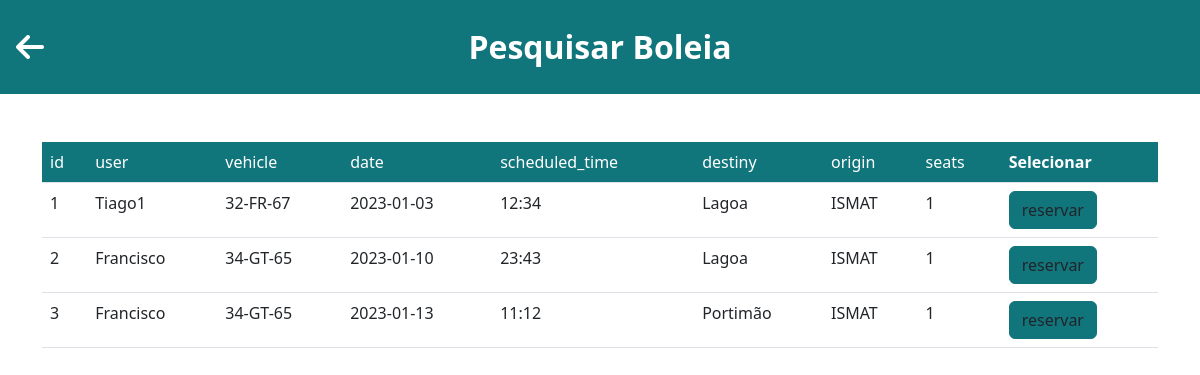
/boleia, run on an earlier commit of the app's database.
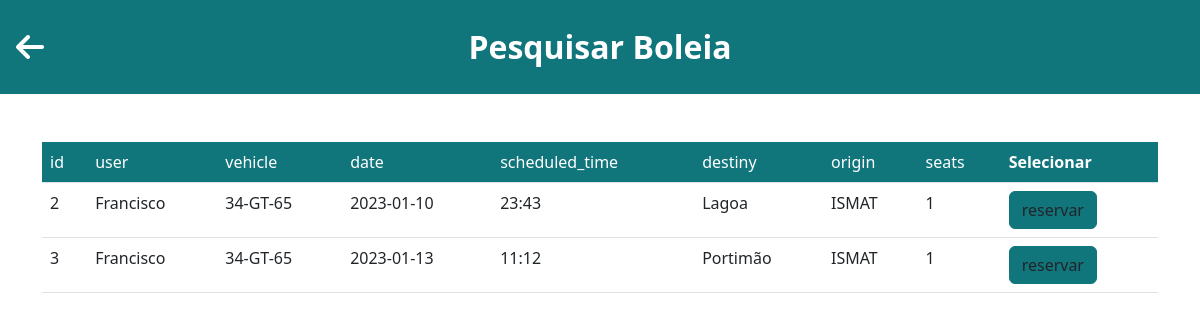
And on a later commit of the database.
### models.py (models this page shows, shortened)
class User(db.Model, UserMixin):
	__tablename__ = 'user'
	id = db.Column(db.Integer, primary_key=True)
	name = db.Column(db.String(80), unique=True, nullable=False)
	student_number = db.Column(db.String(9), unique=True, nullable=False)
	phone_number = db.Column(db.Integer(), nullable=False)
	password = db.Column(db.Unicode(30), nullable=False)
	gender = db.Column(db.String(10), nullable=False)
	registration_date = db.Column(db.DateTime, default=datetime.now)
	last_login_date = db.Column(db.DateTime, default=datetime.now)
	active = db.Column(db.Boolean())

class Vehicle(db.Model):
	__tablename__ = 'vehicle'
	id = db.Column(db.Integer, primary_key=True)
	owner_id = db.Column('owner_id', db.ForeignKey('user.id'), nullable=False)
	owner = db.relationship('User', backref='vehicle')
	license_plate = db.Column(db.String(8), unique=True, nullable=False)
	color = db.Column(db.String(20), nullable=False)
	number_of_seats = db.Column(db.Integer(), nullable=False)
	vehicle_specs = db.Column(db.String(200), nullable=True)
	is_deleted = db.Column(db.Boolean, default=False)
	createdAt = db.Column(db.DateTime, default=datetime.now)
	updatedAt = db.Column(db.DateTime, default=datetime.now)

class Ride(db.Model):
	__tablename__ = 'ride'
	__table_args__ = (db.UniqueConstraint('user_id', 'vehicle_id', 'ride_date'),)
	id = db.Column(db.Integer, primary_key=True)
	user_id = db.Column('user_id', db.ForeignKey('user.id'), nullable=False)
	user = db.relationship('User', backref='ride')
	vehicle_id = db.Column('vehicle_id', db.ForeignKey('vehicle.id'), nullable=False)
	vehicle = db.relationship('Vehicle', backref='ride')
	ride_date = db.Column(db.String(9), nullable=False)
	ride_scheduled_time = db.Column(db.String(5), nullable=False)
	local_destiny = db.Column(db.String(40), nullable=False)
	local_origin = db.Column(db.String(40), nullable=False)
	number_of_available_seats = db.Column(db.Integer(), nullable=False)
	createdAt = db.Column(db.DateTime, default=datetime.now)
	updatedAt = db.Column(db.DateTime, default=datetime.now)

### rideandreservation/__init__.py (the view)
@rideandreservation.route('/boleia', methods=['GET', 'POST'])
def ride():
    activeUser = current_user
    if activeUser.is_authenticated:
        print("Noice")
    else:
        print("Not Noice")
    print()
    ridelist = []
    getRideData = db.session.query(Ride).all()
    for ride in getRideData:
        vehicle = db.session.query(Vehicle).filter(Vehicle.id == ride.vehicle_id).first()
        user = db.session.query(User).filter(User.id == ride.user_id).first()
        ridelist.append([(ride.id),(user.name),(vehicle.license_plate),(ride.ride_date),(ride.ride_scheduled_time),(ride.local_destiny),(ride.local_origin),(ride.number_of_available_seats)])
    return render_template("pesquisa.html",getRideData=ridelist)

### templates/pesquisa.html (shortened to what this page needs)
<!DOCTYPE html>
<html lang="eng">
    <head>
        <link href="https://cdn.jsdelivr.net/npm/bootstrap@5.2.3/dist/css/bootstrap.min.css" rel="stylesheet">
        <link rel="stylesheet" href="{{url_for('static', filename='css/boleia.css')}}">
        <link rel="stylesheet" href="https://cdnjs.cloudflare.com/ajax/libs/font-awesome/6.2.1/css/all.min.css">
        <link rel="stylesheet" type="text/css" href="https://cdn.datatables.net/1.13.1/css/jquery.dataTables.css">
        <link rel="stylesheet" type="text/css" href="https://cdn.datatables.net/responsive/2.1.1/css/responsive.bootstrap.min.css" />
        <link rel="stylesheet" href="https://cdnjs.cloudflare.com/ajax/libs/datatables.net-select-dt/1.5.0/select.dataTables.css" />
        <link rel="stylesheet" href="https://cdnjs.cloudflare.com/ajax/libs/datatables.net-searchpanes-bs/2.1.0/searchPanes.bootstrap.css" />
        <link rel="stylesheet" href="https://cdnjs.cloudflare.com/ajax/libs/datatables.net-buttons-bs/2.3.2/buttons.bootstrap.css" />
    </head>
    <body>
        <header class="p-3 mb-5 bg-primary" id="mrs">
            <div class="row align-items-center">
                <div class="col-2" >
                    <a id="seta">
                        <i class="fa fa-2xl fa-arrow-left text-white" onclick="HomePage()"></i>
                    </a>
                </div>
                <div class="col-8" >
                    <div class="m-2 d-flex justify-content-center " >
                        <h2 class="my-1 fw-bold text-white">Pesquisar Boleia</h2>
                    </div>
                </div>
            </div>
        </header>
    <div class="container-md" id="table">
        <div class="table-responsive">
        <table class="table display nowrap" id="tabela">
            <thead class="bg-primary text-white">
                <tr>
                            <td>id</td>
                            <td>user</td>
                            <td>vehicle</td>
                            <td>date</td>
                            <td>scheduled_time</td>
                            <td>destiny</td>
                            <td>origin</td>
                            <td>seats</td>
                    <th class="all">Selecionar</th>
                    </tr>
                </thead>
                    <tbody>
                        {% for ride in getRideData %}
                        {% if ride[7]!=0  %}
                       <tr>
                            <td>{{ride[0]}}</td>
                            <td>{{ride[1]}}</td>
                            <td>{{ride[2]}}</td>
                            <td>{{ride[3]}}</td>
                            <td>{{ride[4]}}</td>
                            <td>{{ride[5]}}</td>
                            <td>{{ride[6]}}</td>
                            <td>{{ride[7]}}</td>
                            <td><button class="reservar btn btn-primary" id="{{ride[0]}}">reservar</button></td>
                       </tr>
                       {% endif %}
                       {% endfor %}
                </tbody>
            </div>
        </div>
    </body>
</html>

### static/css/boleia.css (style rules this page uses)
#table { margin-top: auto; }
#seta { cursor:pointer; }
:root { --ismatDark: 17, 117, 124; --ismatLight: 106, 201, 204; }
:root { --primary: var(--ismatDark); --secondary: var(--ismatLight); }
.bg-primary { background-color: rgba(var(--primary), 1) !important; }
.btn-primary { color: rgba(var(--gray_0), 1); background-color: rgba(var(--primary), 1); border-color: rgba(var(--primary), 1); }

What changed in the data, as far as the page shows it:
no longer on this page (row edited): User: name "Tiago1"
no longer on this page (row unchanged): Vehicle: license_plate "32-FR-67"
no longer on this page (row edited): Ride: ride_date "2023-01-03", ride_scheduled_time "12:34", local_destiny "Lagoa", local_origin "ISMAT"
Also different on the page:
list line gone: "1 1 reservar"
